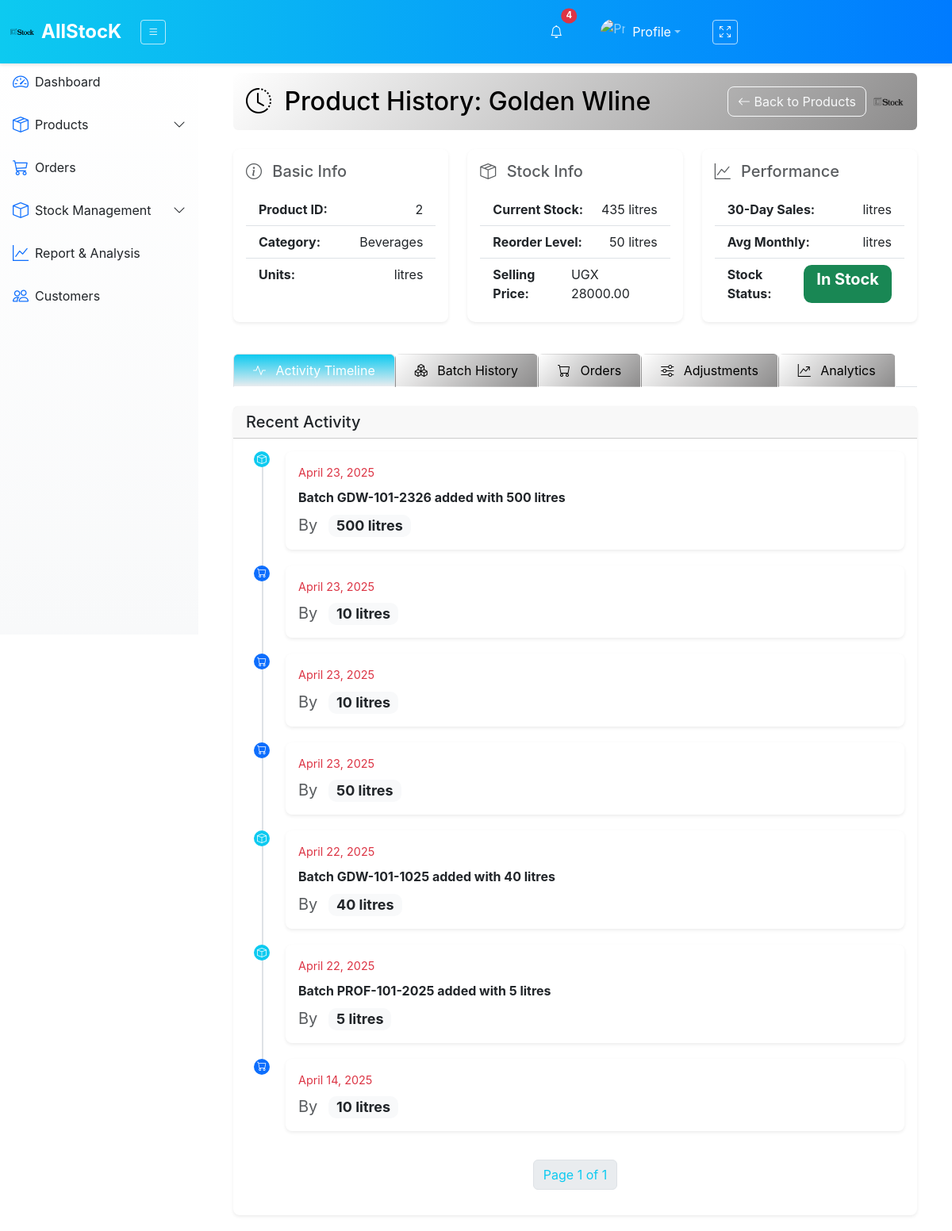
Page /product_history/2/ on the earlier database version.
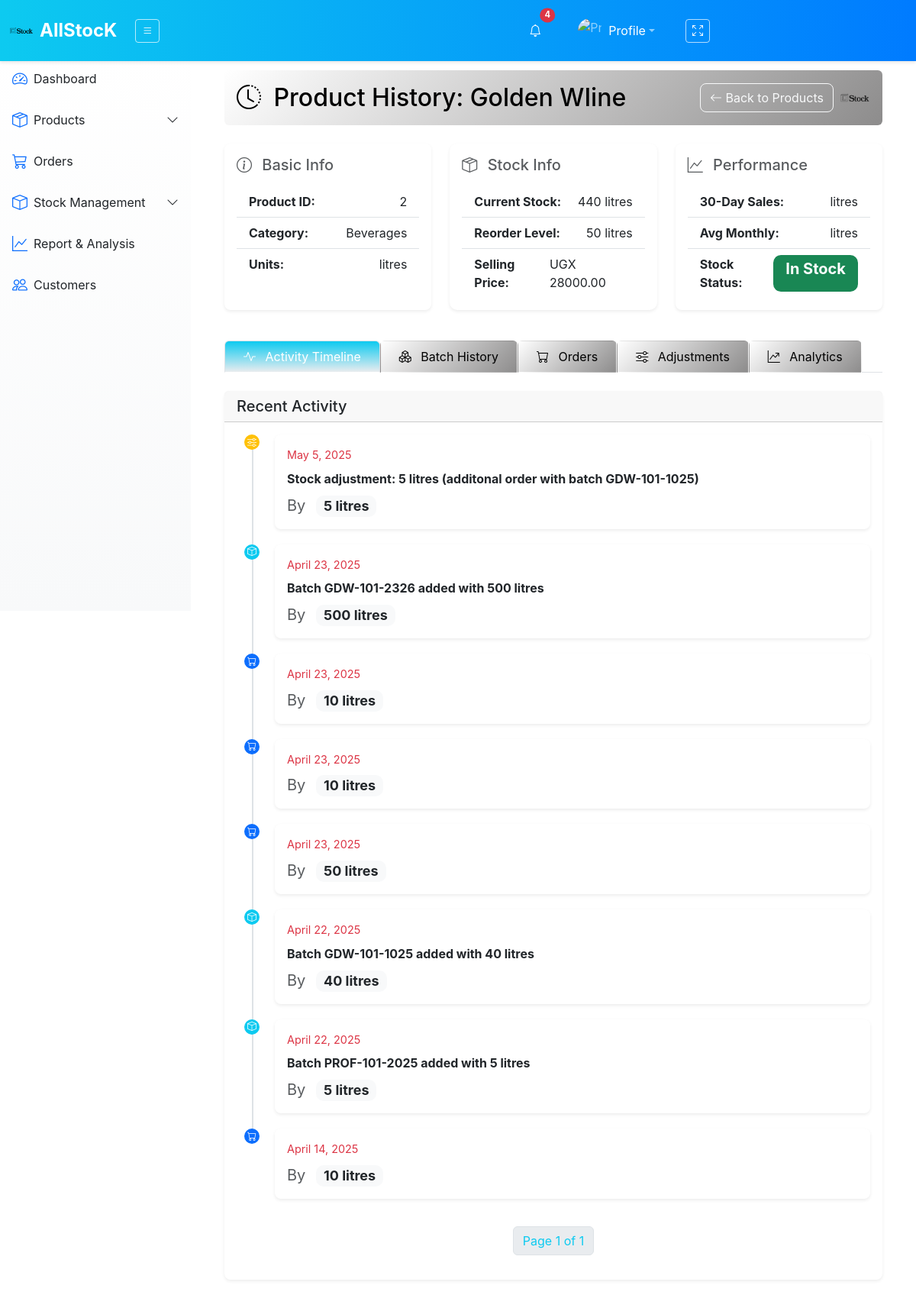
Same page on the later database version.
### inventory_sys/models.py (models this page shows, shortened)
class Product(models.Model):
    product_id = models.AutoField(primary_key=True)
    name = models.CharField(max_length=100, unique=True)
    category = models.ForeignKey('Category', on_delete=models.CASCADE)
    selling_price = models.FloatField()
    units = models.CharField(max_length=50, default='pcs')
    quantity_in_stock = models.IntegerField(default=0)
    reorder_quantity = models.PositiveIntegerField(default=0)
    reorder_level = models.PositiveIntegerField(default=0)

class ProductBatch(models.Model):
    product = models.ForeignKey(Product, on_delete=models.CASCADE)
    batch_sku = models.CharField(max_length=50, unique=True, null=True, blank=True)
    expiry_date = models.DateField(null=True, blank=True)
    initial_quantity = models.PositiveIntegerField()
    current_quantity = models.PositiveIntegerField()
    supplier = models.ForeignKey('Supplier', on_delete=models.CASCADE)
    buying_price = models.FloatField()
    manufacture_date = models.DateField(null=True, blank=True, default=date.today)
    stock_date = models.DateField(default=timezone.now)

class Customer(models.Model):
    name = models.CharField(max_length=100)
    email = models.EmailField(unique=True)
    phone = models.CharField(max_length=10)
    address = models.CharField(max_length=40)

class Order(models.Model):
    PAYMENT_METHODS = [
        ("cash", "Cash"),
        ("credit_card", "Credit Card"),
        ("mobile_money", "Mobile Money"),
        ("bank_transfer", "Bank Transfer"),
    ]
    STATUS_CHOICES = [
        ('pending', 'Pending'),
        ('processing', 'Processing'),
        ('completed', 'Completed'),
        ('canceled', 'Canceled'),
    ]
    customer = models.ForeignKey(Customer, on_delete=models.CASCADE)
    product = models.ForeignKey(Product, to_field="product_id", on_delete=models.CASCADE)
    quantity = models.PositiveIntegerField()
    batch_sku = models.ForeignKey('ProductBatch', on_delete=models.SET_NULL, null=True, blank=True)
    units = models.CharField(max_length=50, default='pcs')
    price_per_unit = models.DecimalField(max_digits=10, decimal_places=2, default=0.00)
    total_price = models.DecimalField(max_digits=10, decimal_places=2, default=0.00)
    payment_method = models.CharField(max_length=20, choices=PAYMENT_METHODS, default="cash")
    discount = models.DecimalField(max_digits=5, decimal_places=2, default=0.00)
    final_total = models.DecimalField(max_digits=10, decimal_places=2, default=0.00)
    order_date = models.DateField(default=timezone.now)
    status = models.CharField(max_length=20, choices=STATUS_CHOICES, default='pending')

class Category(models.Model):
    name = models.CharField(max_length=255, unique=True)
    description = models.TextField(blank=True, null=True)
    category_type = models.CharField(max_length=20, choices=CATEGORY_TYPES, default='finished_goods')
    created_at = models.DateTimeField(auto_now_add=True)

class StockAdjustment(models.Model):
    ADJUSTMENT_TYPES = (
        ('add', 'Addition'),
        ('subtract', 'Subtraction')
    )
    product = models.ForeignKey(Product, on_delete=models.CASCADE)
    adjustment_type = models.CharField(max_length=20, choices=ADJUSTMENT_TYPES)
    quantity = models.IntegerField()
    reason = models.TextField()
    batch = models.ForeignKey('ProductBatch', on_delete=models.SET_NULL, null=True, blank=True)
    created_at = models.DateTimeField(default=timezone.now)

### inventory_sys/views.py (the view)
# urls.py: path('product_history/<int:product_id>/', views.product_history, name='product_history'),
def product_history(request, product_id):
    product = get_object_or_404(Product, pk=product_id)
    combined_activity = []
    for batch in product.productbatch_set.all():
        combined_activity.append({
            'date': batch.stock_date,
            'event_type': 'batch',
            'description': f"Batch {batch.batch_sku} added with {batch.initial_quantity} {product.units}",
            'quantity': batch.initial_quantity
        })
        orders = product.order_set.all().order_by('-order_date')
    for order in orders:
        combined_activity.append({
            'date': order.order_date,
            'event_type': 'order',
            'user': order.customer,
            'quantity': order.quantity
        })
    adjustments = product.stockadjustment_set.all().order_by('-created_at')
    for adj in adjustments:
        combined_activity.append({
            'date': adj.created_at.date(),
            'event_type': 'adjustment',
            'description': f"Stock adjustment: {adj.quantity} {product.units} ({adj.reason})",
            'quantity': adj.quantity
        })
    combined_activity.sort(key=lambda x: x['date'], reverse=True)
    paginator = Paginator(combined_activity, 10)
    page_number = request.GET.get('page')
    page_obj = paginator.get_page(page_number)
    today = datetime.now()
    sales_labels = []
    sales_data = []
    for i in range(11, -1, -1):
     month = today - relativedelta(months=i)
     sales_labels.append(month.strftime("%b %Y"))
     sales_data.append(0)
    batch_labels = [f"Batch {batch.batch_sku}" for batch in product.productbatch_set.all()]
    batch_quantities = [batch.current_quantity for batch in product.productbatch_set.all()]
    context = {
        'product': product,
        'combined_activity': page_obj,
        'orders': orders,
        'adjustments': adjustments,
        'sales_labels': sales_labels,
        'sales_data': sales_data,
        'batch_labels': batch_labels,
        'batch_quantities' : batch_quantities,
    }
    return render(request, 'InvApp/product_history.html', context)

### inventory_sys/templates/InvApp/product_history.html (shortened to what the changed rows need)
{% extends "InvApp/layout.html" %}
{% load static %}
{% block content %}
<div class="container-fluid pt-3">
    <div class="d-flex justify-content-between align-items-center mb-4 p-3 rounded" style="background: linear-gradient(135deg, #ffffff 0%, #8d8c8c 100%); color: #000000;">
        <h2 class="m-0"><i class="bi bi-clock-history me-2"></i> Product History: {{ product.name }}</h2>
        <div class="d-flex align-items-center">
            <a href="{% url 'product_list' %}" class="btn btn-outline-light rounded-3 me-2">
            </a>
            <img src="{% static 'images/logo-sm.png' %}" alt="Logo" style="height: 40px; opacity: 0.9;">
        </div>
    </div>
    <div class="row mb-4">
        <div class="col-md-4 mb-3">
            <div class="card border-0 shadow-sm rounded-3 h-100">
                <div class="card-body">
                    <ul class="list-group list-group-flush">
                        <li class="list-group-item d-flex justify-content-between">
                            <span class="fw-bold">Product ID:</span>
                            <span >{{ product.product_id }}</span>
                        </li>
                        <li class="list-group-item d-flex justify-content-between">
                            <span class="fw-bold">Category:</span>
                            <span>{{ product.category.name }}</span>
                        </li>
                        <li class="list-group-item d-flex justify-content-between">
                            <span class="fw-bold">Units:</span>
                            <span>{{ product.units }}</span>
                        </li>
                    </ul>
                </div>
            </div>
        </div>
        <div class="col-md-4 mb-3">
            <div class="card border-0 shadow-sm  h-100" >
                <div class="card-body">
                    <ul class="list-group list-group-flush">
                        <li class="list-group-item d-flex justify-content-between">
                            <span class="fw-bold">Current Stock:</span>
                            <span>{{ product.quantity_in_stock }} {{ product.units }}</span>
                        </li>
                        <li class="list-group-item d-flex justify-content-between">
                            <span class="fw-bold">Reorder Level:</span>
                            <span>{{ product.reorder_level }} {{ product.units }}</span>
                        </li>
                        <li class="list-group-item d-flex justify-content-between">
                            <span class="fw-bold">Selling Price:</span>
                            <span>UGX {{ product.selling_price|floatformat:2 }}</span>
                        </li>
                    </ul>
                </div>
            </div>
        </div>
        <div class="col-md-4 mb-3">
            <div class="card border-0 shadow-sm rounded-3 h-100">
                <div class="card-body">
                    <ul class="list-group list-group-flush">
                        <li class="list-group-item d-flex justify-content-between">
                            <span class="fw-bold">30-Day Sales:</span>
                            <span>{{ product.total_sold_last_30_days }} {{ product.units }}</span>
                        </li>
                        <li class="list-group-item d-flex justify-content-between">
                            <span class="fw-bold">Avg Monthly:</span>
                            <span>{{ product.avg_monthly_sales|floatformat:2 }} {{ product.units }}</span>
                        </li>
                    </ul>
                </div>
            </div>
        </div>
    </div>
    <div class="tab-content mt-3" id="historyTabsContent">
        <div class="tab-pane fade show active" id="activity" role="tabpanel">
            <div class="card border-0 shadow-sm rounded-3">
                <div class="card-body">
                    <div class="timeline">
                        {% for event in combined_activity %}
                        <div class="timeline-item {% if forloop.first %}first{% endif %} {% if forloop.last %}last{% endif %}">
                            <div class="timeline-badge bg-{% if event.event_type == 'order' %}primary{% elif event.event_type == 'adjustment' %}warning{% elif event.event_type == 'batch' %}info{% else %}secondary{% endif %}">
                                <i class="bi bi-{% if event.event_type == 'order' %}cart{% elif event.event_type == 'adjustment' %}sliders{% elif event.event_type == 'batch' %}box{% else %}activity{% endif %}"></i>
                            </div>
                            <div class="timeline-card border-0 shadow-sm  rounded-3">
                                <div class="timeline-header">
                                    <span class="text-danger float-end">{{ event.date }}</span>
                                </div>
                                <div class="timeline-body fs-6 fw-bold">
                                    {{ event.description }}
                                </div>
                                <div class="timeline-footer fs-5">
                                    <span class="text-muted ">By {{ event.customer.name }}</span>
                                    {% if event.quantity %}
                                    <span class="badge bg-light text-dark ms-2">{{ event.quantity }} {{ product.units }}</span>
                                    {% endif %}
                                </div>
                            </div>
                        </div>
                        {% empty %}
                        <div class="alert alert-info text-center">
                            <i class="bi bi-info-circle fs-1"></i>
                            <h5 class="mt-2">No activity recorded for this product.</h5>
                        </div>
                        {% endfor %}
                    </div>
                </div>
            </div>
        </div>
    </div>
</div>
{% endblock %}

Differences in the rows shown:
changed Product "Golden WIine": quantity_in_stock "435" → "440"
added StockAdjustment: date "May 5, 2025", description "Stock adjustment: 5 litres (additonal order with batch GDW-101-1025)", quantity "5", {{ product.units }} "litres"
